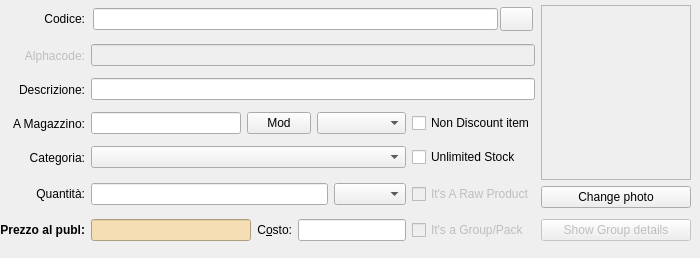
<?xml version="1.0" encoding="UTF-8"?>
<ui version="4.0">
 <class>productEditor</class>
 <widget class="QWidget" name="productEditor">
  <property name="geometry">
   <rect>
    <x>0</x>
    <y>0</y>
    <width>700</width>
    <height>258</height>
   </rect>
  </property>
  <property name="sizePolicy">
   <sizepolicy hsizetype="Minimum" vsizetype="Minimum">
    <horstretch>0</horstretch>
    <verstretch>0</verstretch>
   </sizepolicy>
  </property>
  <property name="minimumSize">
   <size>
    <width>700</width>
    <height>250</height>
   </size>
  </property>
  <property name="maximumSize">
   <size>
    <width>1200</width>
    <height>1000</height>
   </size>
  </property>
  <property name="baseSize">
   <size>
    <width>600</width>
    <height>300</height>
   </size>
  </property>
  <property name="windowTitle">
   <string>Product Editor</string>
  </property>
  <widget class="QFrame" name="groupsPanel">
   <property name="enabled">
    <bool>true</bool>
   </property>
   <property name="geometry">
    <rect>
     <x>9</x>
     <y>258</y>
     <width>682</width>
     <height>237</height>
    </rect>
   </property>
   <layout class="QGridLayout" name="gridLayout_2">
    <item row="0" column="0" colspan="3">
     <layout class="QHBoxLayout" name="horizontalLayout_2">
      <item>
       <widget class="QLabel" name="label">
        <property name="text">
         <string>&lt;!DOCTYPE HTML PUBLIC &quot;-//W3C//DTD HTML 4.0//EN&quot; &quot;http://www.w3.org/TR/REC-html40/strict.dtd&quot;&gt;
&lt;html&gt;&lt;head&gt;&lt;meta name=&quot;qrichtext&quot; content=&quot;1&quot; /&gt;&lt;style type=&quot;text/css&quot;&gt;
p, li { white-space: pre-wrap; }
&lt;/style&gt;&lt;/head&gt;&lt;body style=&quot; font-family:'Lucida Grande'; font-size:8pt; font-weight:400; font-style:normal;&quot;&gt;
&lt;p style=&quot; margin-top:0px; margin-bottom:0px; margin-left:0px; margin-right:0px; -qt-block-indent:0; text-indent:0px;&quot;&gt;&lt;span style=&quot; font-style:italic;&quot;&gt;Select&lt;/span&gt; products from the left list and click the '&amp;gt;' button to &lt;span style=&quot; font-weight:600;&quot;&gt;add&lt;/span&gt; them to the group on the right. You can&lt;span style=&quot; font-style:italic;&quot;&gt; &lt;/span&gt;&lt;span style=&quot; font-weight:600; font-style:italic;&quot;&gt;increment&lt;/span&gt;&lt;span style=&quot; font-weight:600;&quot;&gt; &lt;/span&gt;item quantities on the right table by &lt;span style=&quot; font-weight:600;&quot;&gt;double clicking&lt;/span&gt; on the item&lt;/p&gt;&lt;/body&gt;&lt;/html&gt;</string>
        </property>
        <property name="wordWrap">
         <bool>true</bool>
        </property>
       </widget>
      </item>
     </layout>
    </item>
    <item row="1" column="0">
     <layout class="QHBoxLayout" name="horizontalLayout_3">
      <item>
       <widget class="QLabel" name="label_6">
        <property name="styleSheet">
         <string notr="true">color:blue;</string>
        </property>
        <property name="text">
         <string>Price drop % for the group:</string>
        </property>
       </widget>
      </item>
      <item>
       <widget class="QDoubleSpinBox" name="editGroupPriceDrop"/>
      </item>
     </layout>
    </item>
    <item row="1" column="2">
     <layout class="QHBoxLayout" name="horizontalLayout_4">
      <item>
       <widget class="QLabel" name="label_4">
        <property name="styleSheet">
         <string notr="true">color:blue;</string>
        </property>
        <property name="text">
         <string>Group Price:</string>
        </property>
       </widget>
      </item>
      <item>
       <widget class="QLabel" name="lblGPrice">
        <property name="styleSheet">
         <string notr="true">font-weight:bold;
color: blue;</string>
        </property>
        <property name="text">
         <string>TextLabel</string>
        </property>
       </widget>
      </item>
     </layout>
    </item>
    <item row="2" column="0">
     <widget class="QListView" name="sourcePView">
      <property name="editTriggers">
       <set>QAbstractItemView::NoEditTriggers</set>
      </property>
      <property name="alternatingRowColors">
       <bool>false</bool>
      </property>
      <property name="selectionMode">
       <enum>QAbstractItemView::MultiSelection</enum>
      </property>
      <property name="selectionBehavior">
       <enum>QAbstractItemView::SelectRows</enum>
      </property>
      <property name="modelColumn">
       <number>0</number>
      </property>
     </widget>
    </item>
    <item row="2" column="1">
     <layout class="QVBoxLayout" name="verticalLayout">
      <item>
       <widget class="QLabel" name="label_16">
        <property name="sizePolicy">
         <sizepolicy hsizetype="Preferred" vsizetype="Maximum">
          <horstretch>0</horstretch>
          <verstretch>0</verstretch>
         </sizepolicy>
        </property>
        <property name="maximumSize">
         <size>
          <width>16777215</width>
          <height>30</height>
         </size>
        </property>
        <property name="text">
         <string>qty:</string>
        </property>
       </widget>
      </item>
      <item>
       <widget class="QDoubleSpinBox" name="editGroupQty">
        <property name="maximumSize">
         <size>
          <width>100</width>
          <height>16777215</height>
         </size>
        </property>
        <property name="decimals">
         <number>3</number>
        </property>
        <property name="minimum">
         <double>0.001000000000000</double>
        </property>
        <property name="maximum">
         <double>999.000000000000000</double>
        </property>
        <property name="value">
         <double>1.000000000000000</double>
        </property>
       </widget>
      </item>
      <item>
       <widget class="QToolButton" name="btnAdd">
        <property name="sizePolicy">
         <sizepolicy hsizetype="Minimum" vsizetype="Fixed">
          <horstretch>0</horstretch>
          <verstretch>0</verstretch>
         </sizepolicy>
        </property>
        <property name="toolTip">
         <string>Add selected products to the group</string>
        </property>
        <property name="text">
         <string>&gt;</string>
        </property>
       </widget>
      </item>
      <item>
       <widget class="QToolButton" name="btnRemove">
        <property name="sizePolicy">
         <sizepolicy hsizetype="Minimum" vsizetype="Fixed">
          <horstretch>0</horstretch>
          <verstretch>0</verstretch>
         </sizepolicy>
        </property>
        <property name="toolTip">
         <string>Remove selected products from the group</string>
        </property>
        <property name="text">
         <string>&lt;</string>
        </property>
       </widget>
      </item>
      <item>
       <spacer name="verticalSpacer">
        <property name="orientation">
         <enum>Qt::Vertical</enum>
        </property>
        <property name="sizeHint" stdset="0">
         <size>
          <width>20</width>
          <height>40</height>
         </size>
        </property>
       </spacer>
      </item>
     </layout>
    </item>
    <item row="2" column="2">
     <widget class="QTableWidget" name="groupView">
      <property name="styleSheet">
       <string notr="true"/>
      </property>
      <property name="editTriggers">
       <set>QAbstractItemView::NoEditTriggers</set>
      </property>
      <property name="selectionMode">
       <enum>QAbstractItemView::SingleSelection</enum>
      </property>
      <property name="selectionBehavior">
       <enum>QAbstractItemView::SelectRows</enum>
      </property>
      <column>
       <property name="text">
        <string>Qty</string>
       </property>
      </column>
      <column>
       <property name="text">
        <string>Description</string>
       </property>
      </column>
     </widget>
    </item>
    <item row="3" column="0">
     <layout class="QHBoxLayout" name="horizontalLayout">
      <item>
       <widget class="QLabel" name="label_2">
        <property name="text">
         <string>Filter:</string>
        </property>
       </widget>
      </item>
      <item>
       <widget class="QLineEdit" name="editFilter">
        <property name="toolTip">
         <string>You can filter the products by description,</string>
        </property>
        <property name="text">
         <string/>
        </property>
       </widget>
      </item>
     </layout>
    </item>
    <item row="3" column="2">
     <widget class="QPushButton" name="btnCloseGroup">
      <property name="text">
       <string>Close this panel</string>
      </property>
     </widget>
    </item>
   </layout>
  </widget>
  <widget class="QWidget" name="widget" native="true">
   <property name="geometry">
    <rect>
     <x>0</x>
     <y>0</y>
     <width>691</width>
     <height>253</height>
    </rect>
   </property>
   <layout class="QGridLayout" name="gridLayout">
    <item row="0" column="0">
     <widget class="QLabel" name="label_5">
      <property name="sizePolicy">
       <sizepolicy hsizetype="Minimum" vsizetype="Maximum">
        <horstretch>0</horstretch>
        <verstretch>0</verstretch>
       </sizepolicy>
      </property>
      <property name="layoutDirection">
       <enum>Qt::LeftToRight</enum>
      </property>
      <property name="text">
       <string>Codice:</string>
      </property>
      <property name="alignment">
       <set>Qt::AlignRight|Qt::AlignTrailing|Qt::AlignVCenter</set>
      </property>
      <property name="buddy">
       <cstring>editCode</cstring>
      </property>
     </widget>
    </item>
    <item row="0" column="3" rowspan="6">
     <layout class="QVBoxLayout">
      <item>
       <widget class="QLabel" name="labelPhoto">
        <property name="sizePolicy">
         <sizepolicy hsizetype="Minimum" vsizetype="Minimum">
          <horstretch>0</horstretch>
          <verstretch>0</verstretch>
         </sizepolicy>
        </property>
        <property name="minimumSize">
         <size>
          <width>150</width>
          <height>150</height>
         </size>
        </property>
        <property name="frameShape">
         <enum>QFrame::StyledPanel</enum>
        </property>
        <property name="frameShadow">
         <enum>QFrame::Sunken</enum>
        </property>
        <property name="text">
         <string/>
        </property>
        <property name="alignment">
         <set>Qt::AlignCenter</set>
        </property>
       </widget>
      </item>
      <item>
       <widget class="QPushButton" name="btnPhoto">
        <property name="sizePolicy">
         <sizepolicy hsizetype="Minimum" vsizetype="Fixed">
          <horstretch>0</horstretch>
          <verstretch>0</verstretch>
         </sizepolicy>
        </property>
        <property name="text">
         <string>Change photo</string>
        </property>
       </widget>
      </item>
     </layout>
    </item>
    <item row="1" column="0">
     <widget class="QLabel" name="label_11">
      <property name="enabled">
       <bool>false</bool>
      </property>
      <property name="text">
       <string>Alphacode:</string>
      </property>
      <property name="alignment">
       <set>Qt::AlignRight|Qt::AlignTrailing|Qt::AlignVCenter</set>
      </property>
     </widget>
    </item>
    <item row="2" column="0">
     <widget class="QLabel" name="label_14">
      <property name="sizePolicy">
       <sizepolicy hsizetype="Minimum" vsizetype="Preferred">
        <horstretch>0</horstretch>
        <verstretch>0</verstretch>
       </sizepolicy>
      </property>
      <property name="layoutDirection">
       <enum>Qt::LeftToRight</enum>
      </property>
      <property name="text">
       <string>Descrizione:</string>
      </property>
      <property name="alignment">
       <set>Qt::AlignRight|Qt::AlignTrailing|Qt::AlignVCenter</set>
      </property>
      <property name="buddy">
       <cstring>editDesc</cstring>
      </property>
     </widget>
    </item>
    <item row="3" column="0">
     <widget class="QLabel" name="labelStockQty">
      <property name="sizePolicy">
       <sizepolicy hsizetype="Minimum" vsizetype="Preferred">
        <horstretch>0</horstretch>
        <verstretch>0</verstretch>
       </sizepolicy>
      </property>
      <property name="text">
       <string>A Magazzino:</string>
      </property>
      <property name="alignment">
       <set>Qt::AlignRight|Qt::AlignTrailing|Qt::AlignVCenter</set>
      </property>
     </widget>
    </item>
    <item row="3" column="1">
     <layout class="QHBoxLayout" name="horizontalLayout_7">
      <item>
       <widget class="QLineEdit" name="editStockQty">
        <property name="sizePolicy">
         <sizepolicy hsizetype="Expanding" vsizetype="Fixed">
          <horstretch>0</horstretch>
          <verstretch>0</verstretch>
         </sizepolicy>
        </property>
        <property name="minimumSize">
         <size>
          <width>100</width>
          <height>0</height>
         </size>
        </property>
        <property name="maximumSize">
         <size>
          <width>150</width>
          <height>16777215</height>
         </size>
        </property>
        <property name="toolTip">
         <string>To change stock please use check-in/check-out</string>
        </property>
        <property name="readOnly">
         <bool>true</bool>
        </property>
       </widget>
      </item>
      <item>
       <widget class="QPushButton" name="btnStockCorrect">
        <property name="sizePolicy">
         <sizepolicy hsizetype="Minimum" vsizetype="Fixed">
          <horstretch>0</horstretch>
          <verstretch>0</verstretch>
         </sizepolicy>
        </property>
        <property name="maximumSize">
         <size>
          <width>64</width>
          <height>16777215</height>
         </size>
        </property>
        <property name="toolTip">
         <string extracomment="Modifica magazzino">Make a stock correction</string>
        </property>
        <property name="text">
         <string>Mod</string>
        </property>
       </widget>
      </item>
      <item>
       <widget class="QComboBox" name="measuresCombo">
        <property name="sizePolicy">
         <sizepolicy hsizetype="Minimum" vsizetype="Fixed">
          <horstretch>0</horstretch>
          <verstretch>0</verstretch>
         </sizepolicy>
        </property>
        <property name="toolTip">
         <string extracomment="Unità di Vendita"/>
        </property>
       </widget>
      </item>
     </layout>
    </item>
    <item row="3" column="2">
     <widget class="QCheckBox" name="chNotDiscountable">
      <property name="text">
       <string>Non Discount item</string>
      </property>
     </widget>
    </item>
    <item row="4" column="0">
     <widget class="QLabel" name="label_8">
      <property name="sizePolicy">
       <sizepolicy hsizetype="Minimum" vsizetype="Preferred">
        <horstretch>0</horstretch>
        <verstretch>0</verstretch>
       </sizepolicy>
      </property>
      <property name="layoutDirection">
       <enum>Qt::LeftToRight</enum>
      </property>
      <property name="text">
       <string>Categoria:</string>
      </property>
      <property name="alignment">
       <set>Qt::AlignRight|Qt::AlignTrailing|Qt::AlignVCenter</set>
      </property>
      <property name="buddy">
       <cstring>categoriesCombo</cstring>
      </property>
     </widget>
    </item>
    <item row="4" column="1">
     <widget class="QComboBox" name="categoriesCombo">
      <property name="sizePolicy">
       <sizepolicy hsizetype="MinimumExpanding" vsizetype="Fixed">
        <horstretch>0</horstretch>
        <verstretch>0</verstretch>
       </sizepolicy>
      </property>
     </widget>
    </item>
    <item row="4" column="2">
     <widget class="QCheckBox" name="chUnlimitedStock">
      <property name="text">
       <string>Unlimited Stock</string>
      </property>
     </widget>
    </item>
    <item row="5" column="0">
     <widget class="QLabel" name="label_12">
      <property name="sizePolicy">
       <sizepolicy hsizetype="Minimum" vsizetype="Preferred">
        <horstretch>0</horstretch>
        <verstretch>0</verstretch>
       </sizepolicy>
      </property>
      <property name="statusTip">
       <string>Special Tax</string>
      </property>
      <property name="layoutDirection">
       <enum>Qt::LeftToRight</enum>
      </property>
      <property name="text">
       <string>Quantità:</string>
      </property>
      <property name="alignment">
       <set>Qt::AlignRight|Qt::AlignTrailing|Qt::AlignVCenter</set>
      </property>
     </widget>
    </item>
    <item row="5" column="1">
     <layout class="QHBoxLayout" name="horizontalLayout_8">
      <item>
       <widget class="QLineEdit" name="editQuantity">
        <property name="sizePolicy">
         <sizepolicy hsizetype="Expanding" vsizetype="Fixed">
          <horstretch>0</horstretch>
          <verstretch>0</verstretch>
         </sizepolicy>
        </property>
        <property name="minimumSize">
         <size>
          <width>160</width>
          <height>0</height>
         </size>
        </property>
        <property name="maximumSize">
         <size>
          <width>16777215</width>
          <height>16777215</height>
         </size>
        </property>
        <property name="toolTip">
         <string extracomment="Quantitativo per pezzo"/>
        </property>
       </widget>
      </item>
      <item>
       <widget class="QComboBox" name="qunitCombo">
        <property name="sizePolicy">
         <sizepolicy hsizetype="Minimum" vsizetype="Fixed">
          <horstretch>0</horstretch>
          <verstretch>0</verstretch>
         </sizepolicy>
        </property>
        <property name="toolTip">
         <string extracomment="Unità in cui il contenuto è espresso"/>
        </property>
       </widget>
      </item>
     </layout>
    </item>
    <item row="5" column="2">
     <widget class="QCheckBox" name="chIsARaw">
      <property name="enabled">
       <bool>false</bool>
      </property>
      <property name="text">
       <string>It's A Raw Product</string>
      </property>
     </widget>
    </item>
    <item row="6" column="0">
     <widget class="QLabel" name="label_13">
      <property name="sizePolicy">
       <sizepolicy hsizetype="Minimum" vsizetype="Preferred">
        <horstretch>0</horstretch>
        <verstretch>0</verstretch>
       </sizepolicy>
      </property>
      <property name="layoutDirection">
       <enum>Qt::LeftToRight</enum>
      </property>
      <property name="text">
       <string>&lt;b&gt;Prezzo al publ:&lt;/b&gt;</string>
      </property>
      <property name="alignment">
       <set>Qt::AlignRight|Qt::AlignTrailing|Qt::AlignVCenter</set>
      </property>
      <property name="buddy">
       <cstring>editFinalPrice</cstring>
      </property>
     </widget>
    </item>
    <item row="6" column="1">
     <layout class="QHBoxLayout" name="horizontalLayout_9">
      <item>
       <widget class="QLineEdit" name="editFinalPrice">
        <property name="sizePolicy">
         <sizepolicy hsizetype="Expanding" vsizetype="Fixed">
          <horstretch>0</horstretch>
          <verstretch>0</verstretch>
         </sizepolicy>
        </property>
        <property name="minimumSize">
         <size>
          <width>50</width>
          <height>0</height>
         </size>
        </property>
        <property name="maximumSize">
         <size>
          <width>16777215</width>
          <height>16777215</height>
         </size>
        </property>
        <property name="toolTip">
         <string extracomment="Prezzo al pubblico."/>
        </property>
        <property name="statusTip">
         <string>Can be calculated with de + button</string>
        </property>
        <property name="styleSheet">
         <string>background: wheat;</string>
        </property>
        <property name="readOnly">
         <bool>false</bool>
        </property>
       </widget>
      </item>
      <item>
       <widget class="QLabel" name="label_9">
        <property name="sizePolicy">
         <sizepolicy hsizetype="Minimum" vsizetype="Preferred">
          <horstretch>0</horstretch>
          <verstretch>0</verstretch>
         </sizepolicy>
        </property>
        <property name="layoutDirection">
         <enum>Qt::LeftToRight</enum>
        </property>
        <property name="text">
         <string>C&amp;osto:</string>
        </property>
        <property name="alignment">
         <set>Qt::AlignRight|Qt::AlignTrailing|Qt::AlignVCenter</set>
        </property>
        <property name="buddy">
         <cstring>editCost</cstring>
        </property>
       </widget>
      </item>
      <item>
       <widget class="QLineEdit" name="editCost">
        <property name="sizePolicy">
         <sizepolicy hsizetype="Maximum" vsizetype="Fixed">
          <horstretch>0</horstretch>
          <verstretch>0</verstretch>
         </sizepolicy>
        </property>
        <property name="minimumSize">
         <size>
          <width>20</width>
          <height>0</height>
         </size>
        </property>
        <property name="maximumSize">
         <size>
          <width>16777215</width>
          <height>16777215</height>
         </size>
        </property>
        <property name="toolTip">
         <string extracomment="Costo al quale il prodotto può essere acquistato dai fornitori."/>
        </property>
       </widget>
      </item>
     </layout>
    </item>
    <item row="6" column="2">
     <widget class="QCheckBox" name="chIsAGroup">
      <property name="enabled">
       <bool>false</bool>
      </property>
      <property name="text">
       <string>It's a Group/Pack</string>
      </property>
     </widget>
    </item>
    <item row="6" column="3">
     <widget class="QPushButton" name="btnShowGroup">
      <property name="enabled">
       <bool>false</bool>
      </property>
      <property name="text">
       <string>Show Group details</string>
      </property>
     </widget>
    </item>
    <item row="1" column="1" colspan="2">
     <widget class="QLineEdit" name="editAlphacode">
      <property name="enabled">
       <bool>false</bool>
      </property>
      <property name="sizePolicy">
       <sizepolicy hsizetype="MinimumExpanding" vsizetype="Fixed">
        <horstretch>0</horstretch>
        <verstretch>0</verstretch>
       </sizepolicy>
      </property>
      <property name="minimumSize">
       <size>
        <width>260</width>
        <height>0</height>
       </size>
      </property>
     </widget>
    </item>
    <item row="2" column="1" colspan="2">
     <widget class="QLineEdit" name="editDesc">
      <property name="sizePolicy">
       <sizepolicy hsizetype="MinimumExpanding" vsizetype="Fixed">
        <horstretch>0</horstretch>
        <verstretch>0</verstretch>
       </sizepolicy>
      </property>
      <property name="minimumSize">
       <size>
        <width>200</width>
        <height>0</height>
       </size>
      </property>
     </widget>
    </item>
    <item row="0" column="1" colspan="2">
     <layout class="QHBoxLayout">
      <property name="spacing">
       <number>2</number>
      </property>
      <property name="margin">
       <number>2</number>
      </property>
      <item>
       <widget class="QLineEdit" name="editCode">
        <property name="sizePolicy">
         <sizepolicy hsizetype="Expanding" vsizetype="Fixed">
          <horstretch>0</horstretch>
          <verstretch>0</verstretch>
         </sizepolicy>
        </property>
        <property name="minimumSize">
         <size>
          <width>80</width>
          <height>0</height>
         </size>
        </property>
        <property name="maximumSize">
         <size>
          <width>16777215</width>
          <height>16777215</height>
         </size>
        </property>
       </widget>
      </item>
      <item>
       <widget class="QPushButton" name="btnChangeCode">
        <property name="sizePolicy">
         <sizepolicy hsizetype="Minimum" vsizetype="Minimum">
          <horstretch>0</horstretch>
          <verstretch>0</verstretch>
         </sizepolicy>
        </property>
        <property name="minimumSize">
         <size>
          <width>33</width>
          <height>0</height>
         </size>
        </property>
        <property name="maximumSize">
         <size>
          <width>33</width>
          <height>33</height>
         </size>
        </property>
        <property name="toolTip">
         <string>Enable Code Editing</string>
        </property>
        <property name="text">
         <string/>
        </property>
       </widget>
      </item>
     </layout>
    </item>
   </layout>
  </widget>
 </widget>
 <tabstops>
  <tabstop>editCode</tabstop>
  <tabstop>editAlphacode</tabstop>
  <tabstop>editDesc</tabstop>
  <tabstop>categoriesCombo</tabstop>
  <tabstop>btnPhoto</tabstop>
  <tabstop>btnChangeCode</tabstop>
  <tabstop>editGroupPriceDrop</tabstop>
  <tabstop>sourcePView</tabstop>
  <tabstop>btnAdd</tabstop>
  <tabstop>groupView</tabstop>
  <tabstop>editFilter</tabstop>
  <tabstop>btnCloseGroup</tabstop>
 </tabstops>
 <resources/>
 <connections/>
</ui>
